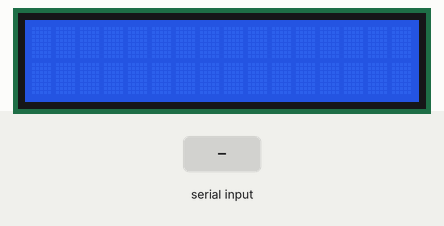
This sketch was run on a simulated Arduino Uno, built with avr-gcc and run on an emulated ATmega328P. On the bench: 16×2 character LCD. Inputs (shaded band) come from the test bench.

Above: at 1.2 s.
1.3 s: "E\n" received over Serial
At 2.5 s:
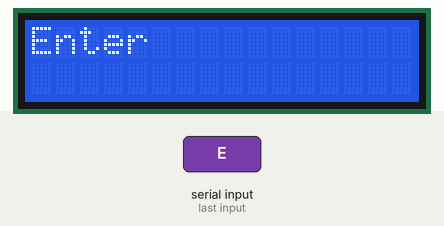
2.8 s: "R\n" received over Serial
At 3.8 s:
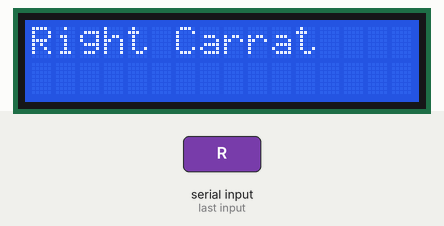
4.3 s: "L\n" received over Serial
At 4.9 s:
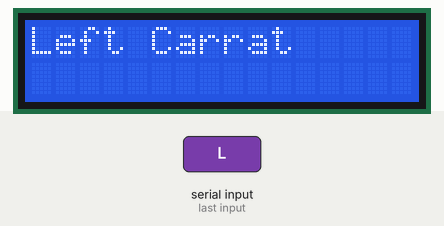
5.8 s: "1\n" received over Serial
At 7.2 s:
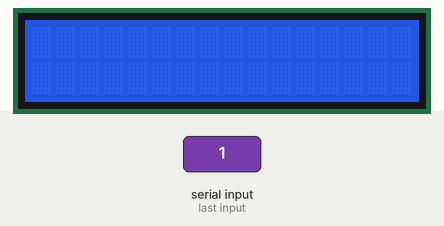
Timing chart, 0 to 8.3 s (numbered marks = the images above; inputs shaded):
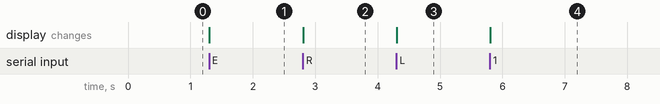

Measured:
- after the input at 1.3 s, the display: changes at once (image 1)
- after the input at 2.8 s, the display: changes at once (image 2)
- after the input at 4.3 s, the display: changes at once (image 3)
- after the input at 5.8 s, the display: changes at once (image 4)

The sketch:

display-v3.ino
```cpp
#include <LiquidCrystal.h>
LiquidCrystal lcd(12, 11, 5, 4, 3, 2);

char incomingByte = 0;
const byte numChars = 32;
char receivedChars[numChars];   // an array to store the received data
boolean newData = false;

void setup() {
    lcd.begin(16,2);
    Serial.begin(9600);
}

void loop() {
    recvWithEndMarker();
    if (newData) {
        lcd.clear();
        if (strcmp(receivedChars, "E") == 0){
            lcd.print("Enter");
        } else if(strcmp(receivedChars, "R") == 0) {
            lcd.print("Right Carrat");
        } else if(strcmp(receivedChars, "L") == 0) {
            lcd.print("Left Carrat");
        }
        newData = false;
    }
}

void recvWithEndMarker() {
    static byte ndx = 0;
    char endMarker = '\n';
    char rc;

    while (Serial.available() > 0 && newData == false) {
        rc = Serial.read();
        if (rc != endMarker) {
            receivedChars[ndx] = rc;
            ndx++;
            if (ndx >= numChars) {
                ndx = numChars - 1;
            }
        }
        else {
            receivedChars[ndx] = '\0'; // terminate the string
            ndx = 0;
            newData = true;
        }
    }
}
```

balance.ino
```cpp
void balance() {
}
```

calibrate.ino
```cpp
void calibrate() {
}
```

swingup.ino
```cpp
void swingup() {
}
```
